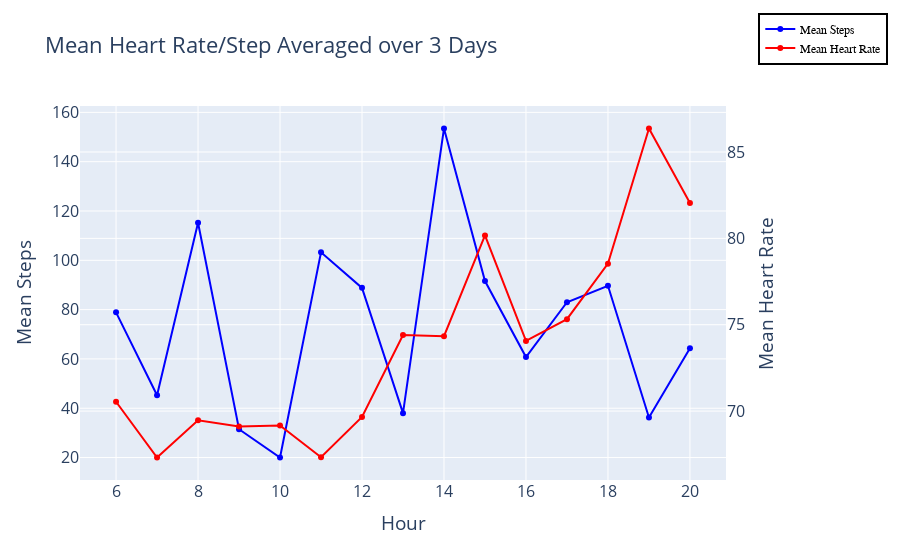

Notebook cell for this chart:
### Markdown cell above
### Mean HR/ Steps averaged over 3 days

### Code cell
import pandas as pd
import plotly.graph_objects as go
from plotly.subplots import make_subplots

heartRateDF = pd.read_csv('../data/descriptive_statistics/mean_heart_rate_three_days.csv')
stepsDF = pd.read_csv('../data/descriptive_statistics/mean_steps_three_days.csv')

groupedDF1 = stepsDF.groupby('hour')['meanSteps'].mean().reset_index()
groupedDF2 = heartRateDF.groupby('hour')['meanHeartRate'].mean().reset_index()
mergedDf = pd.merge(groupedDF1, groupedDF2, on='hour', how='inner')


# Create a trace for 'meanSteps'
trace1 = go.Scatter(
    x=mergedDf['hour'],
    y=mergedDf['meanSteps'],
    name='Mean Steps',
    line=dict(color='blue')
)

# Create a trace for 'meanHeartRate'
trace2 = go.Scatter(
    x=mergedDf['hour'],
    y=mergedDf['meanHeartRate'],
    name='Mean Heart Rate',
    line=dict(color='red'),
    yaxis='y2'
)

# Create a layout with two y-axes
layout = go.Layout(
    yaxis=dict(title='Mean Steps'),
    yaxis2=dict(title='Mean Heart Rate', overlaying='y', side='right'),
    xaxis=dict(title='Hour'),
    title="Mean Heart Rate/Step Averaged over 3 Days",
    font=dict(size=16),
    legend=dict(
        x=1.05,
        y=1.25,
        traceorder="normal",
        font=dict(
            family="sans-serif",
            size=12,
            color="black"
        ),
        bgcolor="White",
        bordercolor="Black",
        borderwidth=2
    )
)

# Create a figure and add the traces
fig = go.Figure(data=[trace1, trace2], layout=layout)

fig.show()

### Figure 1 — Plotly figure (JSON) as saved in the notebook; plotly's stock layout.template omitted (floating-point values rounded to 4 significant figures)
{"data": [{"line": {"color": "blue"}, "name": "Mean Steps", "type": "scatter", "x": [6, 7, 8, 9, 10, 11, 12, 13, 14, 15, 16, 17, 18, 19, 20], "y": [78.89, 45.29, 115.2, 31.5, 20, 103.2, 88.82, 38, 153.5, 91.6, 60.77, 83, 89.67, 36.25, 64.33]}, {"line": {"color": "red"}, "name": "Mean Heart Rate", "type": "scatter", "x": [6, 7, 8, 9, 10, 11, 12, 13, 14, 15, 16, 17, 18, 19, 20], "y": [70.54, 67.31, 69.46, 69.11, 69.16, 67.32, 69.66, 74.41, 74.33, 80.17, 74.06, 75.32, 78.54, 86.36, 82.05], "yaxis": "y2"}], "layout": {"font": {"size": 16}, "legend": {"bgcolor": "White", "bordercolor": "Black", "borderwidth": 2, "font": {"color": "black", "family": "sans-serif", "size": 12}, "traceorder": "normal", "x": 1.05, "y": 1.25}, "title": {"text": "Mean Heart Rate/Step Averaged over 3 Days"}, "xaxis": {"title": {"text": "Hour"}}, "yaxis": {"title": {"text": "Mean Steps"}}, "yaxis2": {"overlaying": "y", "side": "right", "title": {"text": "Mean Heart Rate"}}}}
